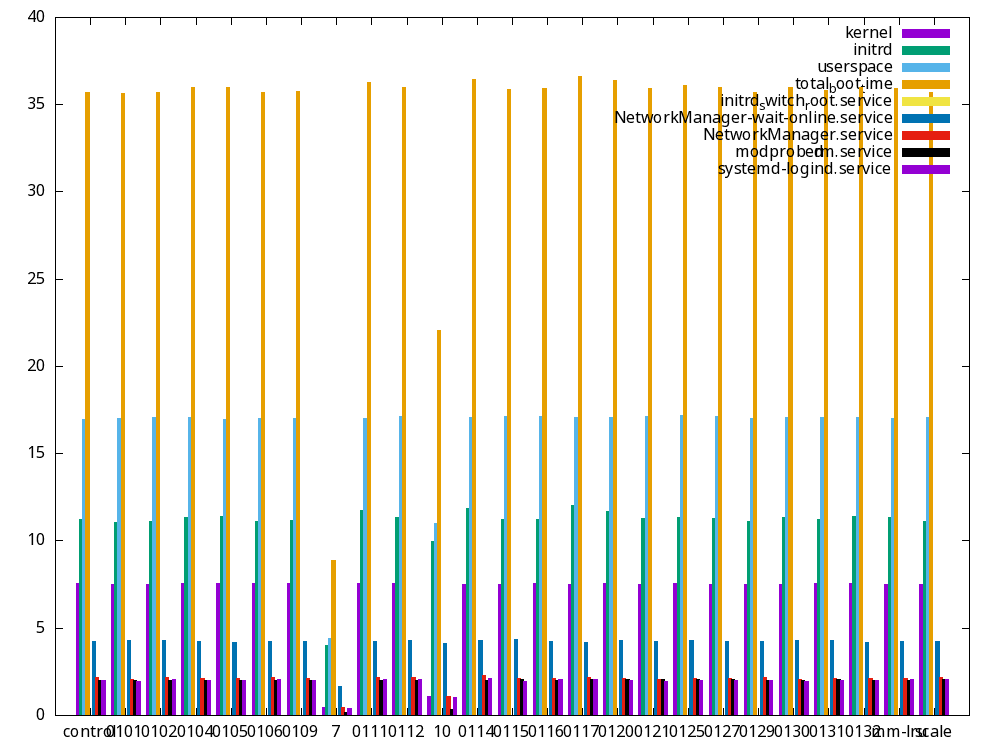

Write gnuplot code to recreate this figure.
set datafile separator ','
set terminal png size 1333,1000
set output "averages-histogram.png"
set style data histograms
set style fill solid
plot 'average.csv' using 2:xtic(1) title 'kernel', '' u 3:xtic(1) t 'initrd', '' u 4:xtic(1) t 'userspace', '' u 5:xtic(1) t 'total_boot_time', '' u 6:xtic(1) t 'initrd_switch_root.service', '' u 7:xtic(1) t 'NetworkManager-wait-online.service', '' u 8:xtic(1) t 'NetworkManager.service', '' u 9:xtic(1) t 'modprobe@drm.service', '' u 10:xtic(1) t 'systemd-logind.service'
